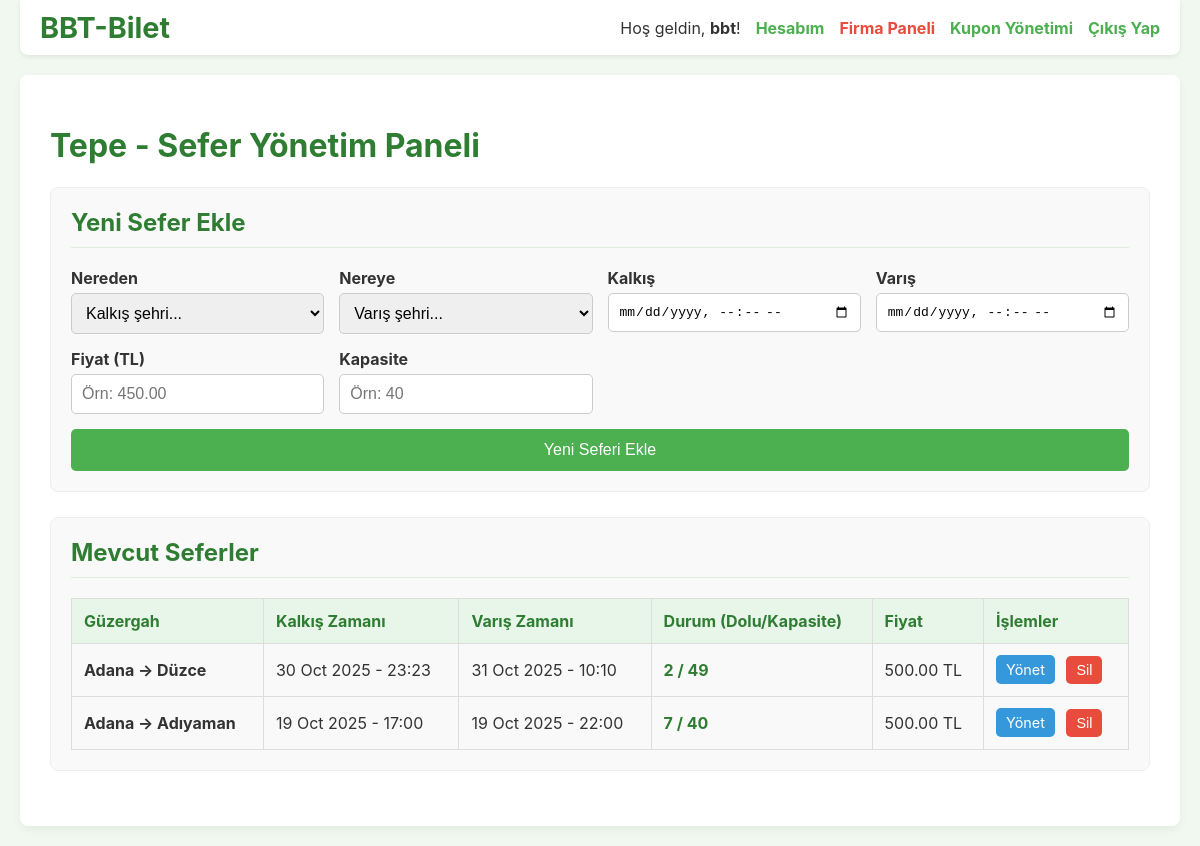
Page /company_admin_panel.php (signed in) on the committed database.
### tables this page shows
CREATE TABLE Bus_Company (
    id INTEGER PRIMARY KEY AUTOINCREMENT,
    uuid TEXT DEFAULT (uuid()) NOT NULL UNIQUE,
    name TEXT NOT NULL UNIQUE,
    logo_path TEXT,
    created_at TEXT DEFAULT (strftime('%Y-%m-%d %H:%M:%S', 'now', 'localtime'))
);

CREATE TABLE Trips (
    id INTEGER PRIMARY KEY AUTOINCREMENT,
    uuid TEXT DEFAULT (uuid()) NOT NULL UNIQUE,
    company_id INTEGER NOT NULL,
    destination_city TEXT NOT NULL,
    arrival_time TEXT NOT NULL, -- DATETIME
    departure_city TEXT NOT NULL,
    departure_time TEXT NOT NULL, -- DATETIME
    price REAL NOT NULL,
    capacity INTEGER NOT NULL,
    created_at TEXT DEFAULT (strftime('%Y-%m-%d %H:%M:%S', 'now', 'localtime')),
    FOREIGN KEY (company_id) REFERENCES Bus_Company(id) ON DELETE CASCADE
);

### functions.php (called while the page is built, shortened)
<?php
function getBookedSeats(PDO $pdo, int $trip_id): array
{
    $sql = "
        SELECT bs.seat_number
        FROM Booked_Seats AS bs
        JOIN Tickets AS t ON bs.ticket_id = t.id
        WHERE t.trip_id = :trip_id AND t.status = 'active'
    ";
    $stmt = $pdo->prepare($sql);
    $stmt->execute([':trip_id' => $trip_id]);
    return $stmt->fetchAll(PDO::FETCH_COLUMN);
}
function getCompanyDetails(PDO $pdo, int $company_id)
{
    $sql = "SELECT * FROM Bus_Company WHERE id = :id";
    $stmt = $pdo->prepare($sql);
    $stmt->execute([':id' => $company_id]);
    return $stmt->fetch();
}
function getCompanyTrips(PDO $pdo, int $company_id): array
{
    $sql = "SELECT * FROM Trips WHERE company_id = :company_id ORDER BY departure_time DESC";
    $stmt = $pdo->prepare($sql);
    $stmt->execute([':company_id' => $company_id]);
    return $stmt->fetchAll();
}
?>

### company_admin_panel.php (the view, shortened to what this page needs)
<?php
require_once 'functions.php';
$company_id = $_SESSION['user_company_id'];
$company_details = getCompanyDetails($pdo, $company_id);
$company_trips = getCompanyTrips($pdo, $company_id);
?>
<!DOCTYPE html>
<html lang="tr">
<head>
</head>
<body>
    <div class="top-nav">
        <a href="index.php" class="logo">BBT-Bilet</a>
        <div class="user-info">
            <span>Hoş geldin, <strong><?= htmlspecialchars($_SESSION['user_fullname'] ?? 'Misafir') ?></strong>!</span>
            <a href="account.php">Hesabım</a>
            <a href="company_admin_panel.php" style="color: #e74c3c; font-weight: bold;">Firma Paneli</a>
             <a href="coupon_management.php">Kupon Yönetimi</a>
           <a href="logout.php">Çıkış Yap</a>
        </div>
    </div>
    <div class="container">
        <h1><?= htmlspecialchars($company_details['name'] ?? 'Firma') ?> - Sefer Yönetim Paneli</h1>
        <div class="management-section">
            <h2>Yeni Sefer Ekle</h2>
            <form action="company_admin_panel.php" method="POST" class="trip-form">
                <div class="form-group"> <label for="departure_city">Nereden</label> <select id="departure_city" name="departure_city" required> <option value="">Kalkış şehri...</option> </select> </div>
                <div class="form-group"> <label for="destination_city">Nereye</label> <select id="destination_city" name="destination_city" required> <option value="">Varış şehri...</option> </select> </div>
                <div class="form-group"> <label for="departure_time">Kalkış</label> <input type="datetime-local" id="departure_time" name="departure_time" required> </div>
                <div class="form-group"> <label for="arrival_time">Varış</label> <input type="datetime-local" id="arrival_time" name="arrival_time" required> </div>
                <div class="form-group"> <label for="price">Fiyat (TL)</label> <input type="number" step="0.01" id="price" name="price" required placeholder="Örn: 450.00"> </div>
                <div class="form-group"> <label for="capacity">Kapasite</label> <input type="number" id="capacity" name="capacity" required placeholder="Örn: 40"> </div>
                <button type="submit" name="add_trip">Yeni Seferi Ekle</button>
            </form>
       </div>
        <div class="management-section">
            <h2>Mevcut Seferler</h2>
            <table class="trip-table">
                <thead>
                    <tr>
                        <th>Güzergah</th>
                        <th>Kalkış Zamanı</th>
                        <th>Varış Zamanı</th>
                        <th>Durum (Dolu/Kapasite)</th>
                        <th>Fiyat</th>
                        <th>İşlemler</th>
                    </tr>
                </thead>
                <tbody>
                    <?php foreach ($company_trips as $trip): ?>
                        <?php $booked_count = count(getBookedSeats($pdo, $trip['id'])); ?>
                        <tr>
                            <td><strong><?= htmlspecialchars($trip['departure_city']) ?> &rarr; <?= htmlspecialchars($trip['destination_city']) ?></strong></td>
                            <td><?= date('d M Y - H:i', strtotime($trip['departure_time'])) ?></td>
                            <td><?= date('d M Y - H:i', strtotime($trip['arrival_time'])) ?></td>
                            <td> <strong style="color: <?= ($booked_count >= $trip['capacity']) ? '#e74c3c' : '#2e7d32' ?>"> <?= $booked_count ?> / <?= $trip['capacity'] ?> </strong> </td>
                            <td><?= number_format($trip['price'], 2) ?> TL</td>
                            <td class="action-buttons">
                                <a href="trip_passengers.php?trip_id=<?= $trip['id'] ?>" class="manage-link">Yönet</a>
                                <form action="company_admin_panel.php" method="POST" onsubmit="return confirm('Bu seferi silmek istediğinizden emin misiniz? Bu işlem geri alınamaz.');">
                                    <button type="submit" name="delete_trip" class="delete-button">Sil</button>
                                </form>
                            </td>
                        </tr>
                    <?php endforeach; ?>
                </tbody>
            </table>
        </div>
    </div>
</body>
</html>

### company_admin_panel.php (style rules this page uses)
body { font-family: -apple-system, BlinkMacSystemFont, "Segoe UI", Roboto, "Helvetica Neue", Arial, sans-serif; background-color: #f0f8f0; color: #333; margin: 0; padding: 20px; }
.top-nav { background-color: #fff; padding: 10px 20px; box-shadow: 0 2px 5px rgba(0,0,0,0.08); max-width: 1200px; margin: -20px auto 20px auto; border-radius: 0 0 8px 8px; display: flex; justify-content: space-between; align-items: center; }
.top-nav .logo { font-size: 1.8em; font-weight: bold; color: #2e7d32; text-decoration: none; }
.top-nav .user-info { display: flex; align-items: center; gap: 15px; }
.top-nav a { color: #4CAF50; text-decoration: none; font-weight: bold; }
.container { max-width: 1200px; margin: 0 auto; background-color: #fff; padding: 30px; border-radius: 8px; box-shadow: 0 4px 10px rgba(0,0,0,0.05); }
h1 { color: #2e7d32; text-align: left; }
.management-section { background-color: #f9f9f9; padding: 20px; border-radius: 8px; margin-bottom: 25px; border: 1px solid #eee; }
.management-section h2 { margin-top: 0; color: #2e7d32; border-bottom: 1px solid #dceddc; padding-bottom: 10px; }
.trip-form { display: grid; grid-template-columns: repeat(auto-fit, minmax(200px, 1fr)); gap: 15px; }
.trip-form .form-group { display: flex; flex-direction: column; }
.trip-form label { margin-bottom: 5px; font-weight: bold; }
.trip-form input, .trip-form select { padding: 10px; border: 1px solid #ccc; border-radius: 5px; box-sizing: border-box; font-size: 1em; }
.trip-form button { background-color: #4CAF50; color: white; border: none; border-radius: 5px; cursor: pointer; font-size: 1em; padding: 12px; grid-column: 1 / -1; }
.trip-table { width: 100%; border-collapse: collapse; margin-top: 20px; }
.trip-table th, .trip-table td { border: 1px solid #ddd; padding: 12px; text-align: left; vertical-align: middle; }
.trip-table th { background-color: #e8f5e9; color: #2e7d32; }
.trip-table tr:nth-child(even) { background-color: #f9f9f9; }
.trip-table .action-buttons form { display: inline-block; margin: 0 2px; }
.trip-table .delete-button { background-color: #e74c3c; color: white; border: none; padding: 6px 10px; border-radius: 5px; cursor: pointer; font-size: 0.9em; }
.trip-table .manage-link { background-color: #3498db; color: white; padding: 6px 10px; border-radius: 5px; text-decoration: none; font-size: 0.9em; margin-right: 5px; }

### rows in the picture
bus_company: name "Tepe"
trips: departure_city "Adana", destination_city "Düzce", departure_time "30 Oct 2025 - 23:23", arrival_time "31 Oct 2025 - 10:10", booked_count "2", capacity "49", price "500.00"
trips: departure_city "Adana", destination_city "Adıyaman", departure_time "19 Oct 2025 - 17:00", arrival_time "19 Oct 2025 - 22:00", booked_count "7", capacity "40", price "500.00"

### other values in the picture
$_SESSION['user_fullname'] "bbt"
